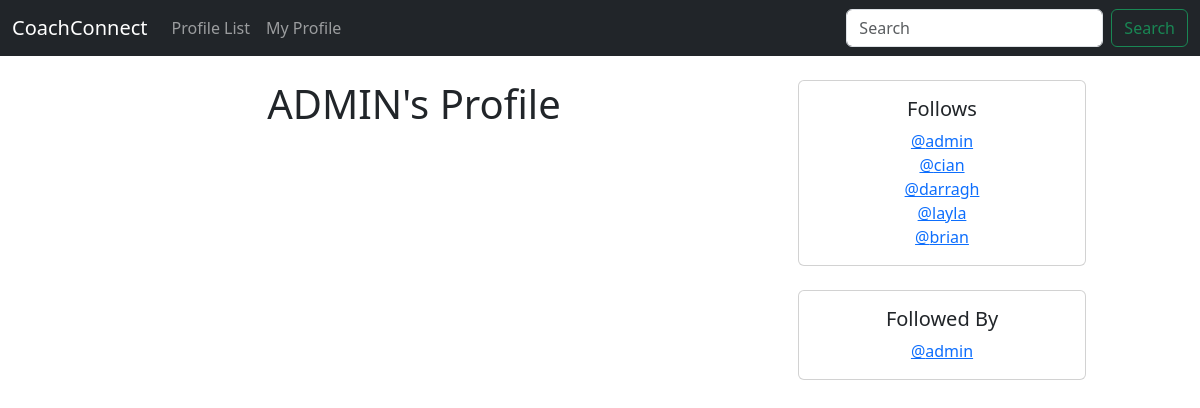
Screenshot of /profile/4 (signed in) with the database file from the repository.
### coachconnect/models.py (models this page shows)
class Profile(models.Model):
    user = models.OneToOneField(User, on_delete=models.CASCADE)
    follows = models.ManyToManyField(
        "self",
        related_name="followed_by",
        symmetrical=False,
        blank=True
    )
    date_modified = models.DateTimeField(User, auto_now = True)
    def __str__(self):
        return self.user.username

### coachconnect/views.py (the view)
# urls.py: path('profile/<int:pk>', views.profile, name='profile'),
def profile(request, pk):
    if request.user.is_authenticated:
        profile = Profile.objects.get(user_id=pk)
        return render(request, "profile.html", {"profile":profile})
    else:
        messages.success(request, ("You must be logged in to use that page"))
        return redirect('dashboard')

### coachconnect/templates/profile.html
{% extends 'base.html' %}
{% block content %}
<br/>
    {% if profile %}
    <div class="container text-center">
        <div class="row">
            <div class="col-8">
                <h1> {{ profile.user.username|upper }}'s Profile</h1>
            </div>
            <div class="col-4">
                <div class="card" style="width: 18rem;">
                    <div class="card-body">
                      <h5 class="card-title">Follows</h5>
                        <p class="card-text">
                            {% for following in profile.follows.all %}
                                <a href="{% url 'profile' following.user.id %}">@{{ following }}</a><br/>
                            {% endfor %}
                        </p>
                    </div>
                  </div>
                <br/>
                <div class="card" style="width: 18rem;">
                    <div class="card-body">
                      <h5 class="card-title">Followed By</h5>
                        <p class="card-text">
                            {% for following in profile.followed_by.all %}
                                <a href="{% url 'profile' following.user.id %}">@{{ following }}</a><br/>
                            {% endfor %}
                        </p>
                    </div>
                  </div>
        {% endif %}
        </div>
    </div>
</div>
{% endblock %}

### rows the page displays
Profile: user.username "ADMIN", user.username "admin"
Profile: user.username "cian"
Profile: user.username "darragh"
Profile: user.username "layla"
Profile: user.username "brian"
